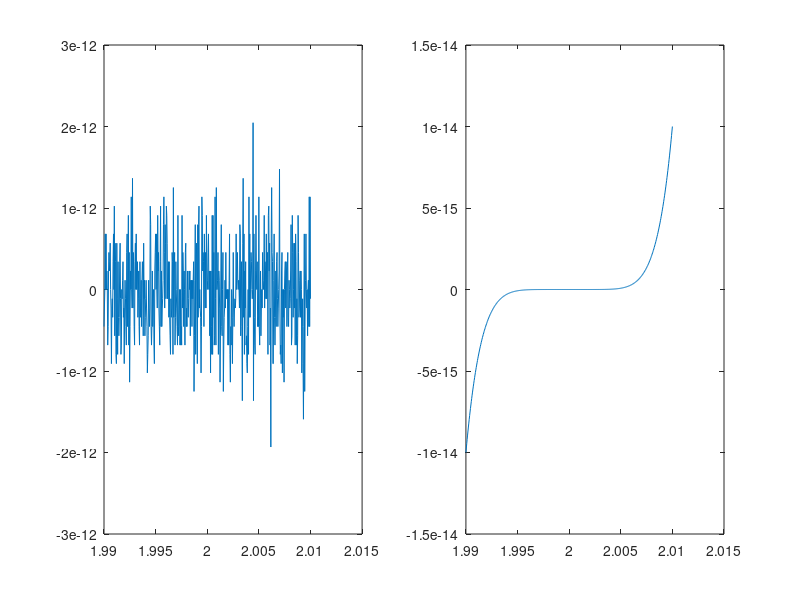

This chart was generated by the following MATLAB code:
x = 1.99:(1/25000):2.01;
f1 = x.^7 - 14*x.^6 + 84*x.^5 - 280*x.^4 + 560*x.^3 -672*x.^2 + 448*x - 128;
f2 = (x-2).^7;
subplot(1,2,1);
plot(x,f1);
subplot(1,2,2);
plot(x,f2);